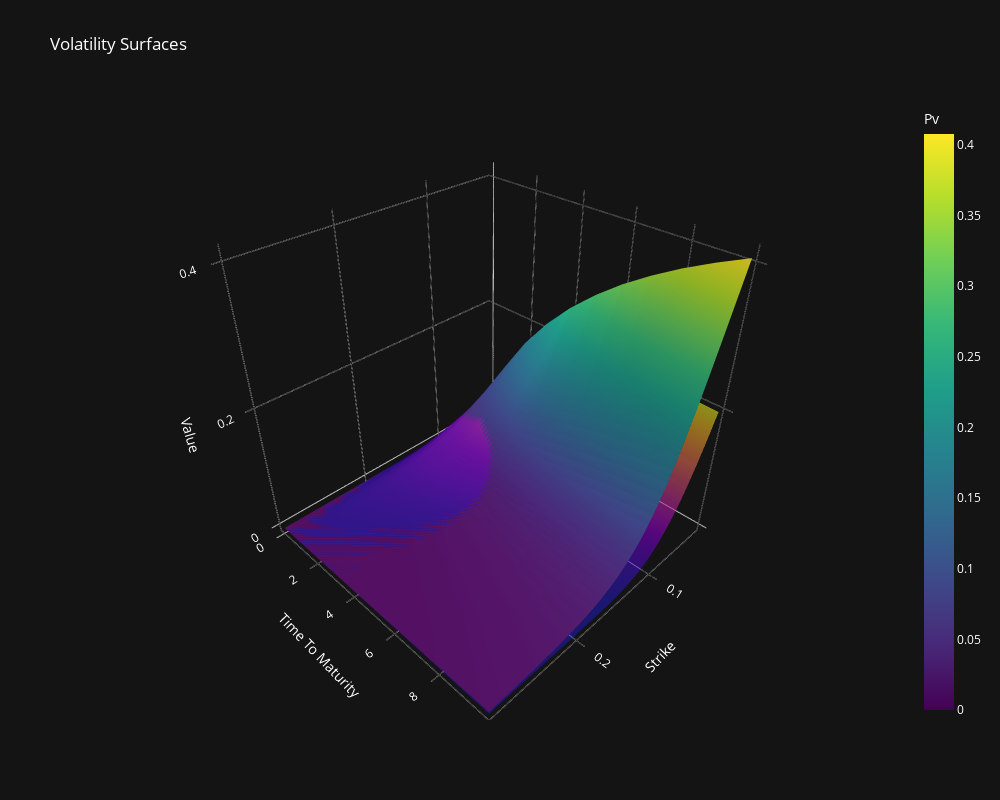

The cell this chart's notebook holds for it:
### Code cell
fig = plot_volatility_surface(
    vol_key_rate, 
    ['pv', 'pv_hw'],
    colorscale=['Viridis', 'Plasma'],
    opacity=[1.0, 0.7]  # Second surface more transparent
)
fig.show()

### Figure 1 — Plotly figure (JSON) as saved in the notebook; plotly's stock layout.template omitted (floating-point values rounded to 4 significant figures; data arrays with more than 128 entries replaced by an {"elided": "..."} marker saying what was removed)
{"data": [{"colorbar": {"tickfont": {"color": "white"}, "title": {"font": {"color": "white"}, "text": "Pv"}}, "colorscale": [[0, "#440154"], [0.1111, "#482878"], [0.2222, "#3e4989"], [0.3333, "#31688e"], [0.4444, "#26828e"], [0.5556, "#1f9e89"], [0.6667, "#35b779"], [0.7778, "#6ece58"], [0.8889, "#b5de2b"], [1, "#fde725"]], "name": "Pv", "opacity": 1, "showscale": true, "type": "surface", "x": {"elided": "15x33 float values"}, "y": {"elided": "15x33 float values"}, "z": {"elided": "15x33 float values"}}, {"colorscale": [[0, "#0d0887"], [0.1111, "#46039f"], [0.2222, "#7201a8"], [0.3333, "#9c179e"], [0.4444, "#bd3786"], [0.5556, "#d8576b"], [0.6667, "#ed7953"], [0.7778, "#fb9f3a"], [0.8889, "#fdca26"], [1, "#f0f921"]], "name": "Pv Hw", "opacity": 0.7, "showscale": false, "type": "surface", "x": {"elided": "15x33 float values"}, "y": {"elided": "15x33 float values"}, "z": {"elided": "15x33 float values"}}], "layout": {"height": 800, "paper_bgcolor": "rgb(20, 20, 20)", "plot_bgcolor": "rgb(20, 20, 20)", "scene": {"bgcolor": "rgb(20, 20, 20)", "xaxis": {"backgroundcolor": "rgb(20, 20, 20)", "gridcolor": "rgba(255, 255, 255, 0.1)", "tickfont": {"color": "white"}, "title": {"font": {"color": "white"}, "text": "Strike"}}, "yaxis": {"backgroundcolor": "rgb(20, 20, 20)", "gridcolor": "rgba(255, 255, 255, 0.1)", "tickfont": {"color": "white"}, "title": {"font": {"color": "white"}, "text": "Time To Maturity"}}, "zaxis": {"backgroundcolor": "rgb(20, 20, 20)", "gridcolor": "rgba(255, 255, 255, 0.1)", "tickfont": {"color": "white"}, "title": {"font": {"color": "white"}, "text": "Value"}}}, "title": {"font": {"color": "white"}, "text": "Volatility Surfaces"}, "width": 1000}}
